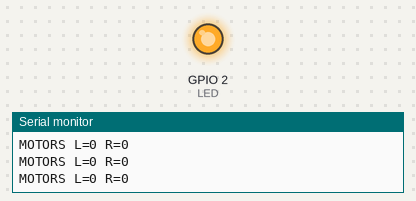
Recording of a sketch running on a simulated ESP32. Shown: output pins drawn as LEDs (lit = HIGH), the last lines printed to the serial monitor. Nothing arrives over Bluetooth unless stated; a phone connects over Bluetooth LE 3 s after start.

Above: at 0.15 s.
At 39.1 s:
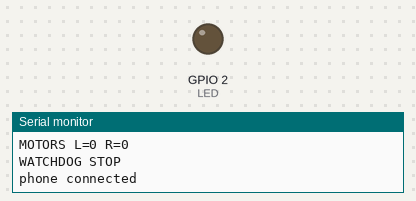
Timing chart, 0 to 40.0 s (numbered marks = the images above):
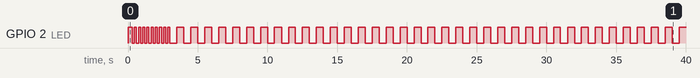

The sketch:

navigator_ble.ino
```cpp
// Navigator ESP32 BLE link test (no motors needed yet)
// Phone sends "L,R\n" with L and R in -255..255. Phone must resend every ~100 ms.
// If nothing arrives for 300 ms, the watchdog zeroes the motors.
#include <BLEDevice.h>
#include <BLEServer.h>
#include <BLEUtils.h>
#include <BLE2902.h>

#define SERVICE_UUID "6E400001-B5A3-F393-E0A9-E50E24DCCA9E"
#define RX_UUID      "6E400002-B5A3-F393-E0A9-E50E24DCCA9E"  // phone -> ESP32 (write)
#define TX_UUID      "6E400003-B5A3-F393-E0A9-E50E24DCCA9E"  // ESP32 -> phone (notify)

const int LED = 2;
const unsigned long WATCHDOG_MS = 300;

BLEServer* server = nullptr;
BLECharacteristic* txChar = nullptr;
bool connected = false;
volatile int leftCmd = 0, rightCmd = 0;
volatile unsigned long lastCmdMs = 0;
bool stopped = true;

void setMotors(int l, int r) {
  // Motor code goes here once the TB6612 arrives.
  Serial.printf("MOTORS L=%d R=%d\n", l, r);
}

class ServerCb : public BLEServerCallbacks {
  void onConnect(BLEServer*) override { connected = true; Serial.println("phone connected"); }
  void onDisconnect(BLEServer*) override {
    connected = false;
    leftCmd = rightCmd = 0;
    Serial.println("phone disconnected, restarting advertising");
    BLEDevice::startAdvertising();
  }
};

class RxCb : public BLECharacteristicCallbacks {
  void onWrite(BLECharacteristic* c) override {
    String s = String(c->getValue().c_str());
    int comma = s.indexOf(',');
    if (comma < 0) return;
    leftCmd  = constrain(s.substring(0, comma).toInt(), -255, 255);
    rightCmd = constrain(s.substring(comma + 1).toInt(), -255, 255);
    lastCmdMs = millis();
  }
};

void setup() {
  Serial.begin(115200);
  pinMode(LED, OUTPUT);
  BLEDevice::init("Navigator");
  server = BLEDevice::createServer();
  server->setCallbacks(new ServerCb());
  BLEService* svc = server->createService(SERVICE_UUID);
  BLECharacteristic* rx = svc->createCharacteristic(
      RX_UUID, BLECharacteristic::PROPERTY_WRITE | BLECharacteristic::PROPERTY_WRITE_NR);
  rx->setCallbacks(new RxCb());
  txChar = svc->createCharacteristic(TX_UUID, BLECharacteristic::PROPERTY_NOTIFY);
  txChar->addDescriptor(new BLE2902());
  svc->start();
  BLEAdvertising* adv = BLEDevice::getAdvertising();
  adv->addServiceUUID(SERVICE_UUID);
  adv->setScanResponse(true);
  BLEDevice::startAdvertising();
  Serial.println("advertising as Navigator");
}

void loop() {
  unsigned long now = millis();
  bool fresh = (now - lastCmdMs) < WATCHDOG_MS;

  if (fresh) {
    setMotors(leftCmd, rightCmd);
    stopped = false;
  } else if (!stopped) {
    setMotors(0, 0);          // watchdog fired
    stopped = true;
    Serial.println("WATCHDOG STOP");
  }

  // LED: solid when receiving commands, slow blink when connected, fast blink when waiting
  if (fresh)            digitalWrite(LED, HIGH);
  else if (connected)   digitalWrite(LED, (now / 500) % 2);
  else                  digitalWrite(LED, (now / 150) % 2);

  // status notify once a second
  static unsigned long lastTx = 0;
  if (connected && now - lastTx > 1000) {
    lastTx = now;
    char buf[40];
    snprintf(buf, sizeof(buf), "up=%lus L=%d R=%d", now / 1000, (int)leftCmd, (int)rightCmd);
    txChar->setValue((uint8_t*)buf, strlen(buf));
    txChar->notify();
  }
  delay(10);
}
```

Measured:
- by itself, GPIO 2 (LED): goes HIGH 0.30 s, 9 × (LOW 0.15 s, HIGH 0.15 s), 36 × (LOW 0.50 s, HIGH 0.50 s), LOW 0.50 s, then HIGH
